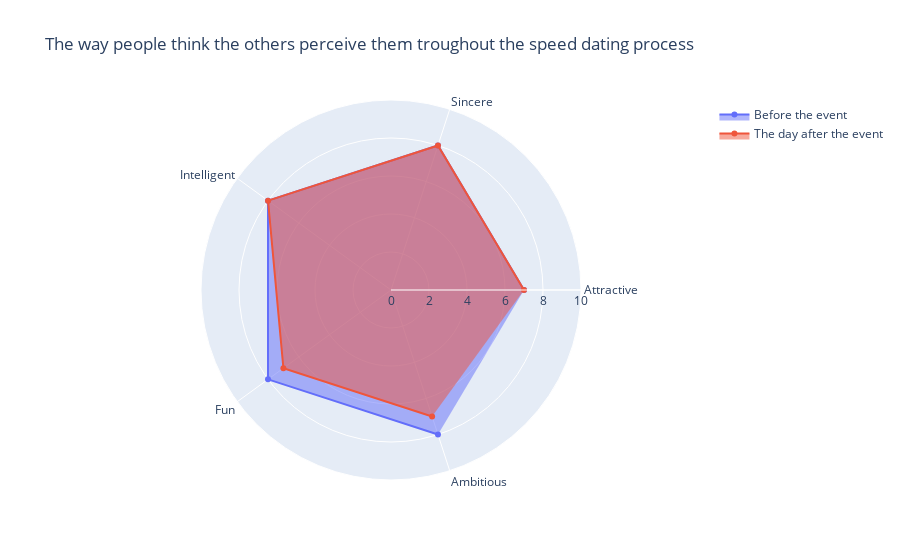

Notebook code for this chart:
### Code cell
# Plotting the way people think the others perceive them throughout the 2 phases : features attr5_1, attr5_2 for 'attractive' and so on for all the attributes

categories = ['Attractive','Sincere','Intelligent', 'Fun', 'Ambitious']

fig = go.Figure()

fig.add_trace(go.Scatterpolar(
      r=[df_temp_median['attr5_1'], df_temp_median['sinc5_1'], df_temp_median['intel5_1'], df_temp_median['fun5_1'], df_temp_median['amb5_1']],
      theta=categories,
      fill='toself',
      name='Before the event'
))

fig.add_trace(go.Scatterpolar(
      r=[df_temp_median['attr5_2'], df_temp_median['sinc5_2'], df_temp_median['intel5_2'], df_temp_median['fun5_2'], df_temp_median['amb5_2']],
      theta=categories,
      fill='toself',
      name='The day after the event'
))


fig.update_layout(
    title=go.layout.Title(text='The way people think the others perceive them troughout the speed dating process'),
    polar=dict(radialaxis=dict(visible=True, range=[0, 10])),
    showlegend=True
)

fig.show()

### Figure 1 — Plotly figure (JSON) as saved in the notebook; plotly's stock layout.template omitted (floating-point values rounded to 4 significant figures)
{"data": [{"fill": "toself", "name": "Before the event", "r": [7, 8, 8, 8, 8], "theta": ["Attractive", "Sincere", "Intelligent", "Fun", "Ambitious"], "type": "scatterpolar"}, {"fill": "toself", "name": "The day after the event", "r": [7, 8, 8, 7, 7], "theta": ["Attractive", "Sincere", "Intelligent", "Fun", "Ambitious"], "type": "scatterpolar"}], "layout": {"polar": {"radialaxis": {"range": [0, 10], "visible": true}}, "showlegend": true, "title": {"text": "The way people think the others perceive them troughout the speed dating process"}}}
